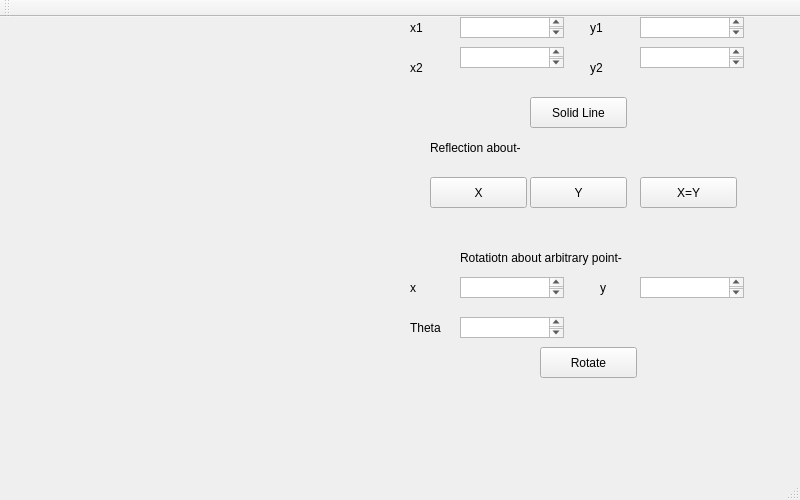
<?xml version="1.0" encoding="UTF-8"?>
<ui version="4.0">
 <class>MainWindow</class>
 <widget class="QMainWindow" name="MainWindow">
  <property name="geometry">
   <rect>
    <x>0</x>
    <y>0</y>
    <width>800</width>
    <height>500</height>
   </rect>
  </property>
  <property name="windowTitle">
   <string>MainWindow</string>
  </property>
  <widget class="QWidget" name="centralWidget">
   <widget class="QLabel" name="label">
    <property name="geometry">
     <rect>
      <x>0</x>
      <y>0</y>
      <width>300</width>
      <height>300</height>
     </rect>
    </property>
    <property name="text">
     <string/>
    </property>
   </widget>
   <widget class="QLabel" name="label_2">
    <property name="geometry">
     <rect>
      <x>410</x>
      <y>0</y>
      <width>65</width>
      <height>21</height>
     </rect>
    </property>
    <property name="text">
     <string>x1</string>
    </property>
   </widget>
   <widget class="QLabel" name="label_3">
    <property name="geometry">
     <rect>
      <x>590</x>
      <y>0</y>
      <width>65</width>
      <height>21</height>
     </rect>
    </property>
    <property name="text">
     <string>y1</string>
    </property>
   </widget>
   <widget class="QLabel" name="label_4">
    <property name="geometry">
     <rect>
      <x>410</x>
      <y>40</y>
      <width>65</width>
      <height>21</height>
     </rect>
    </property>
    <property name="text">
     <string>x2</string>
    </property>
   </widget>
   <widget class="QLabel" name="label_5">
    <property name="geometry">
     <rect>
      <x>590</x>
      <y>40</y>
      <width>65</width>
      <height>21</height>
     </rect>
    </property>
    <property name="text">
     <string>y2</string>
    </property>
   </widget>
   <widget class="QTextEdit" name="textEdit">
    <property name="geometry">
     <rect>
      <x>460</x>
      <y>0</y>
      <width>104</width>
      <height>21</height>
     </rect>
    </property>
   </widget>
   <widget class="QTextEdit" name="textEdit_2">
    <property name="geometry">
     <rect>
      <x>640</x>
      <y>0</y>
      <width>104</width>
      <height>21</height>
     </rect>
    </property>
   </widget>
   <widget class="QTextEdit" name="textEdit_3">
    <property name="geometry">
     <rect>
      <x>460</x>
      <y>30</y>
      <width>104</width>
      <height>21</height>
     </rect>
    </property>
   </widget>
   <widget class="QTextEdit" name="textEdit_4">
    <property name="geometry">
     <rect>
      <x>640</x>
      <y>30</y>
      <width>104</width>
      <height>21</height>
     </rect>
    </property>
   </widget>
   <widget class="QLabel" name="label_6">
    <property name="geometry">
     <rect>
      <x>430</x>
      <y>120</y>
      <width>161</width>
      <height>21</height>
     </rect>
    </property>
    <property name="text">
     <string>Reflection about-</string>
    </property>
   </widget>
   <widget class="QPushButton" name="pushButton">
    <property name="geometry">
     <rect>
      <x>430</x>
      <y>160</y>
      <width>97</width>
      <height>31</height>
     </rect>
    </property>
    <property name="text">
     <string>X</string>
    </property>
   </widget>
   <widget class="QPushButton" name="pushButton_2">
    <property name="geometry">
     <rect>
      <x>530</x>
      <y>160</y>
      <width>97</width>
      <height>31</height>
     </rect>
    </property>
    <property name="text">
     <string>Y</string>
    </property>
   </widget>
   <widget class="QPushButton" name="pushButton_3">
    <property name="geometry">
     <rect>
      <x>640</x>
      <y>160</y>
      <width>97</width>
      <height>31</height>
     </rect>
    </property>
    <property name="text">
     <string>X=Y</string>
    </property>
   </widget>
   <widget class="QLabel" name="label_7">
    <property name="geometry">
     <rect>
      <x>460</x>
      <y>230</y>
      <width>221</width>
      <height>21</height>
     </rect>
    </property>
    <property name="text">
     <string>Rotatiotn about arbitrary point-</string>
    </property>
   </widget>
   <widget class="QLabel" name="label_8">
    <property name="geometry">
     <rect>
      <x>410</x>
      <y>260</y>
      <width>65</width>
      <height>21</height>
     </rect>
    </property>
    <property name="text">
     <string>x</string>
    </property>
   </widget>
   <widget class="QLabel" name="label_9">
    <property name="geometry">
     <rect>
      <x>600</x>
      <y>260</y>
      <width>65</width>
      <height>21</height>
     </rect>
    </property>
    <property name="text">
     <string>y</string>
    </property>
   </widget>
   <widget class="QTextEdit" name="textEdit_5">
    <property name="geometry">
     <rect>
      <x>460</x>
      <y>260</y>
      <width>104</width>
      <height>21</height>
     </rect>
    </property>
   </widget>
   <widget class="QTextEdit" name="textEdit_6">
    <property name="geometry">
     <rect>
      <x>640</x>
      <y>260</y>
      <width>104</width>
      <height>21</height>
     </rect>
    </property>
   </widget>
   <widget class="QPushButton" name="pushButton_4">
    <property name="geometry">
     <rect>
      <x>540</x>
      <y>330</y>
      <width>97</width>
      <height>31</height>
     </rect>
    </property>
    <property name="text">
     <string>Rotate</string>
    </property>
   </widget>
   <widget class="QLabel" name="label_10">
    <property name="geometry">
     <rect>
      <x>410</x>
      <y>300</y>
      <width>65</width>
      <height>21</height>
     </rect>
    </property>
    <property name="text">
     <string>Theta</string>
    </property>
   </widget>
   <widget class="QTextEdit" name="textEdit_7">
    <property name="geometry">
     <rect>
      <x>460</x>
      <y>300</y>
      <width>104</width>
      <height>21</height>
     </rect>
    </property>
   </widget>
   <widget class="QPushButton" name="pushButton_5">
    <property name="geometry">
     <rect>
      <x>530</x>
      <y>80</y>
      <width>97</width>
      <height>31</height>
     </rect>
    </property>
    <property name="text">
     <string>Solid Line</string>
    </property>
   </widget>
  </widget>
  <widget class="QMenuBar" name="menuBar">
   <property name="geometry">
    <rect>
     <x>0</x>
     <y>0</y>
     <width>800</width>
     <height>27</height>
    </rect>
   </property>
  </widget>
  <widget class="QToolBar" name="mainToolBar">
   <attribute name="toolBarArea">
    <enum>TopToolBarArea</enum>
   </attribute>
   <attribute name="toolBarBreak">
    <bool>false</bool>
   </attribute>
  </widget>
  <widget class="QStatusBar" name="statusBar"/>
 </widget>
 <layoutdefault spacing="6" margin="11"/>
 <resources/>
 <connections/>
</ui>
